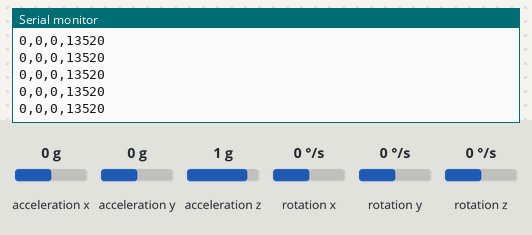
Simulated run of this sketch. Board: Arduino Uno, built with avr-gcc and run on an emulated ATmega328P. On the bench: the last lines printed to the serial monitor. The test bench sets the inputs (shaded band); at power-on: rotation x 0 °/s, rotation y 0 °/s, rotation z 0 °/s, acceleration x 0 g, acceleration y 0 g, acceleration z 1 g.

Above: at 1.2 s.
1.3 s: rotation x set to -192 °/s
At 2.3 s:
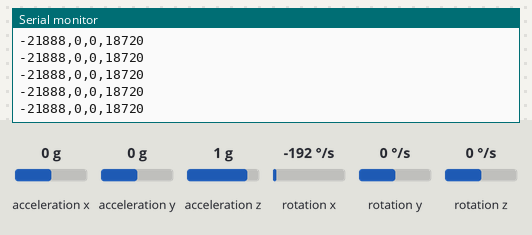
4.3 s: rotation y set to -192 °/s
At 5.4 s:
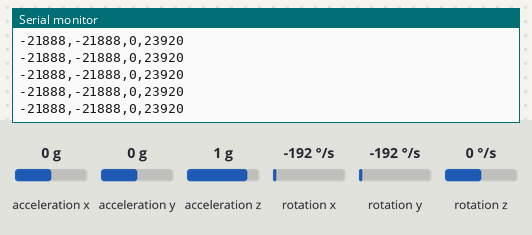
7.3 s: rotation z set to -192 °/s
At 8.4 s:
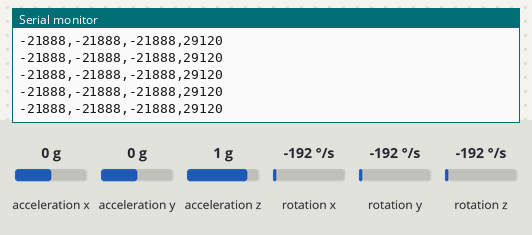
Timing chart, 0 to 10.3 s (numbered marks = the images above; inputs shaded):
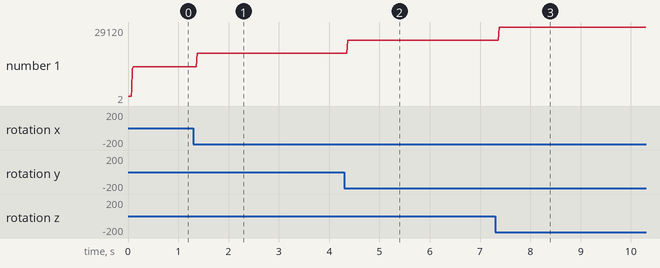

The sketch:

Arduino-CSVtest.ino
```cpp
#include <Wire.h>
#include <L3G.h>

L3G gyro;
volatile unsigned long actual;
volatile unsigned long previous;

void setup() {
  Serial.begin(9600);
  Wire.begin();
  if (!gyro.init()){
    Serial.println("Failed to autodetect gyro type!");
    while (1);
  }
  gyro.enableDefault();
  Serial.print("X,");
  Serial.print("Y,");
  Serial.print("Z,");
  Serial.println("time");
  //for(int i=0;i<1000;i++){      //Prueba para leer datos desde el computador con Python
  //  Serial.print(i);
  //  Serial.print(",");
   // Serial.print(i);
   // Serial.print(",");
   // Serial.println(i);
  //}
  actual=micros();
  previous=micros();
}

void loop() {
  gyro.read();
  Serial.print((int)gyro.g.x);
  Serial.print(",");
  Serial.print((int)gyro.g.y);
  Serial.print(",");
  Serial.print((int)gyro.g.z);
  Serial.print(",");
  actual = micros();
  Serial.println(actual-previous);
  previous=actual;
}
```

Measured:
- after the input at 1.3 s, the serial monitor: prints a new line after 0.07 s (image 1)
- after the input at 4.3 s, the serial monitor: prints a new line after 0.07 s (image 2)
- after the input at 7.3 s, the serial monitor: prints a new line after 0.08 s (image 3)
- plotted number 1: 13520 → 18720 after the input at 1.3 s, 18720 → 23920 after the input at 4.3 s, 23920 → 2 after the input at 7.3 s
